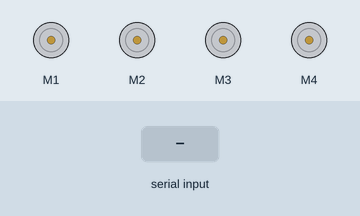
Simulated run of this sketch. Board: Arduino Uno, built with avr-gcc and run on an emulated ATmega328P. On the bench: 4 × DC motor (green arrow = forward, orange = backward, longer = faster). The test bench sets the inputs (shaded band).

Above: at 1.2 s.
1.3 s: byte 1 (1) received over Serial
At 2.2 s:
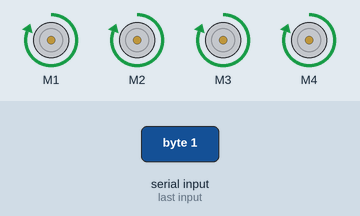
2.8 s: byte 2 (2) received over Serial
At 3.4 s:
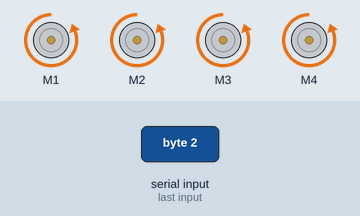
4.3 s: byte 3 (3) received over Serial
At 5.5 s:
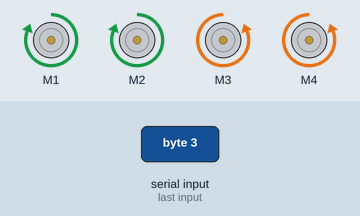
5.8 s: byte 4 (4) received over Serial
At 6.8 s:
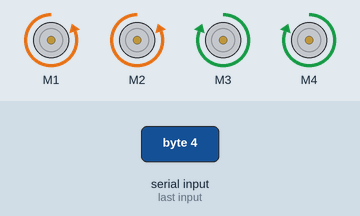
Timing chart, 0 to 8.3 s (numbered marks = the images above; inputs shaded):
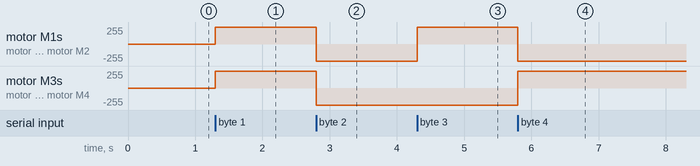

The sketch:

improvedCar.ino
```cpp
// shreyank and krutharth are working on this

#include <AFMotor.h> // including the motor driver library

// seting up the motors
AF_DCMotor F_R_Motor(1);
AF_DCMotor F_L_Motor(2);
AF_DCMotor B_R_Motor(3);
AF_DCMotor B_L_Motor(4);

// initializing the default value for the bluetooth signal
int BT_Input = 10;

void setup() {
  // setting up the baudrate for bluetooth module
  Serial.begin(38400);
  F_R_Motor.setSpeed(255);
  F_L_Motor.setSpeed(255);
  B_R_Motor.setSpeed(255);
  B_L_Motor.setSpeed(255);
}

void loop() {
  //reading the value from BT module
  while (Serial.available()==0){}
  BT_Input=Serial.read();

  if(BT_Input == 0){
    F_R_Motor.run(RELEASE);
    F_L_Motor.run(RELEASE);
    B_R_Motor.run(RELEASE);
    B_L_Motor.run(RELEASE);
    }

  if(BT_Input == 1){
    F_R_Motor.run(FORWARD);
    F_L_Motor.run(FORWARD);
    B_R_Motor.run(FORWARD);
    B_L_Motor.run(FORWARD);
    }

  if(BT_Input == 2){
    F_R_Motor.run(BACKWARD);
    F_L_Motor.run(BACKWARD);
    B_R_Motor.run(BACKWARD);
    B_L_Motor.run(BACKWARD);
    }

  if(BT_Input == 3){
    F_R_Motor.run(FORWARD);
    F_L_Motor.run(FORWARD);
    B_R_Motor.run(BACKWARD);
    B_L_Motor.run(BACKWARD);
    }

  if(BT_Input == 4){
    F_R_Motor.run(BACKWARD);
    F_L_Motor.run(BACKWARD);
    B_R_Motor.run(FORWARD);
    B_L_Motor.run(FORWARD);
    }
}
```

Measured:
- after the input at 1.3 s, motor M1–4: stopped → forward 255/255 at once
- after the input at 2.8 s, motor M1–4: forward 255/255 → backward 255/255 at once
- after the input at 4.3 s, motor M1, motor M2: backward 255/255 → forward 255/255 at once
- after the input at 5.8 s, motor M1, motor M2: forward 255/255 → backward 255/255 at once; motor M3, motor M4: backward 255/255 → forward 255/255 at once
